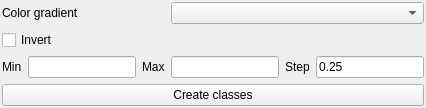
                     <widget class="QWidget" name="page_5">
                      <layout class="QGridLayout" name="gridLayout_3">
                       <property name="leftMargin">
                        <number>2</number>
                       </property>
                       <property name="topMargin">
                        <number>2</number>
                       </property>
                       <property name="rightMargin">
                        <number>2</number>
                       </property>
                       <property name="bottomMargin">
                        <number>2</number>
                       </property>
                       <item row="4" column="5">
                        <widget class="QLineEdit" name="lineEdit_levelstep">
                         <property name="sizePolicy">
                          <sizepolicy hsizetype="Preferred" vsizetype="Fixed">
                           <horstretch>0</horstretch>
                           <verstretch>0</verstretch>
                          </sizepolicy>
                         </property>
                         <property name="text">
                          <string>0.25</string>
                         </property>
                        </widget>
                       </item>
                       <item row="4" column="4">
                        <widget class="QLabel" name="label_6">
                         <property name="text">
                          <string>Step</string>
                         </property>
                        </widget>
                       </item>
                       <item row="4" column="2">
                        <widget class="QLabel" name="label_9">
                         <property name="text">
                          <string>Max</string>
                         </property>
                        </widget>
                       </item>
                       <item row="4" column="3">
                        <widget class="QLineEdit" name="lineEdit_levelmax">
                         <property name="sizePolicy">
                          <sizepolicy hsizetype="Preferred" vsizetype="Fixed">
                           <horstretch>0</horstretch>
                           <verstretch>0</verstretch>
                          </sizepolicy>
                         </property>
                        </widget>
                       </item>
                       <item row="5" column="0" colspan="6">
                        <widget class="QPushButton" name="pushButton_createsteplevel">
                         <property name="sizePolicy">
                          <sizepolicy hsizetype="Preferred" vsizetype="Fixed">
                           <horstretch>0</horstretch>
                           <verstretch>0</verstretch>
                          </sizepolicy>
                         </property>
                         <property name="text">
                          <string>Create classes</string>
                         </property>
                        </widget>
                       </item>
                       <item row="0" column="0" colspan="3">
                        <widget class="QLabel" name="label_17">
                         <property name="text">
                          <string>Color gradient</string>
                         </property>
                        </widget>
                       </item>
                       <item row="4" column="0">
                        <widget class="QLabel" name="label_4">
                         <property name="text">
                          <string>Min</string>
                         </property>
                        </widget>
                       </item>
                       <item row="4" column="1">
                        <widget class="QLineEdit" name="lineEdit_levelmin">
                         <property name="sizePolicy">
                          <sizepolicy hsizetype="Preferred" vsizetype="Fixed">
                           <horstretch>0</horstretch>
                           <verstretch>0</verstretch>
                          </sizepolicy>
                         </property>
                        </widget>
                       </item>
                       <item row="0" column="3" colspan="3">
                        <widget class="QComboBox" name="comboBox_clrgame2"/>
                       </item>
                       <item row="1" column="0" colspan="3">
                        <widget class="QCheckBox" name="checkBox_inverse_clr2">
                         <property name="text">
                          <string>Invert</string>
                         </property>
                        </widget>
                       </item>
                      </layout>
                     </widget>
